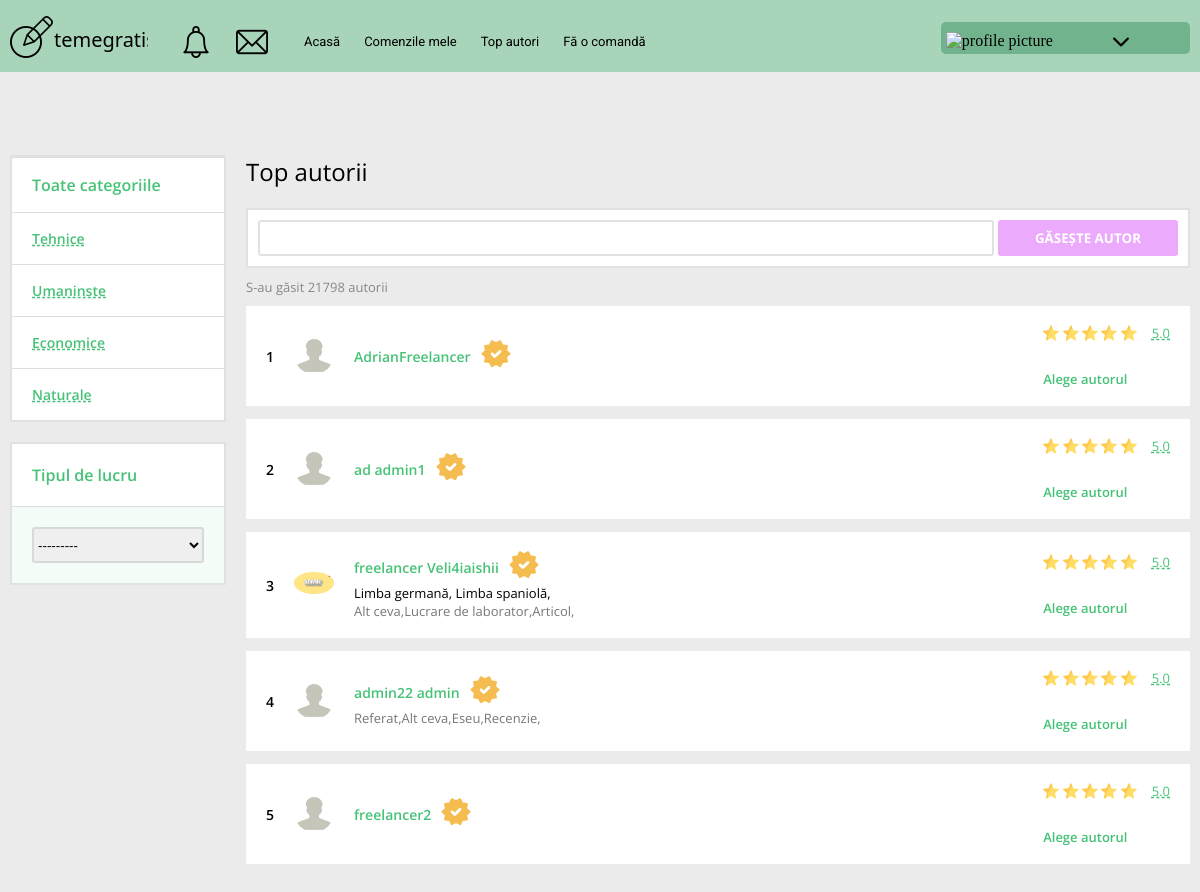
Screenshot of /freelancers/ (signed in) with the database file from the repository.
### core/models.py (models this page shows, shortened)
class Work_Category(models.Model):
    name = models.CharField(max_length=40, null=True)
    def __str__(self):
        return self.name

class Work_Type(models.Model):
    name = models.CharField(max_length=40, null=True)
    def __str__(self):
        return self.name

class Freelancer(models.Model):
    LEARNING_STATE = [
        ('Student', 'Student'),
        ('Absolvent', 'Absolvent'),
        ('Profesor', 'Profesor')
    ]
    ACADEMIC_DEGREES = [
        ('Nici una', 'Nici una'),
        ('Doctor', 'Doctor'),
        ('Doctorat', 'Doctorat')
    ]
    ACADEMIC_TITLES = [
        ('Fără rang', 'Fără rang'),
        ('Docent', 'Docent'),
        ('Profesor', 'Profesor')
    ]
    profile_pic = models.ImageField(
        default='default-user.jpg', upload_to=get_user_image_folder, null=True, blank=True)
    user = models.OneToOneField(
        User, null=True, blank=True, on_delete=models.CASCADE)
    first_name = models.CharField(max_length=20)
    last_name = models.CharField(max_length=20)
    nickname = models.CharField(max_length=20)
    email = models.EmailField(max_length=30)
    date_of_birth = models.DateField(
        verbose_name='Date of Birth', null=True, blank=True)
    country = CountryField()
    state = models.CharField(max_length=20)
    address = models.CharField(max_length=20)
    password = models.CharField(max_length=30)
    views = models.IntegerField(default=0)
    short_description = models.CharField(max_length=70, null=True, blank=True)
    description = models.CharField(max_length=240, null=True, blank=True)
    educational_institution = models.CharField(
        max_length=70, null=True, blank=True)
    faculty = models.CharField(max_length=70, null=True, blank=True)
    specialty = models.CharField(max_length=70, null=True, blank=True)
    status = models.CharField(
        max_length=10, choices=LEARNING_STATE, default='Student', null=True, blank=True)
    year_of_learning_end = models.DateField(blank=True, null=True,
                                            verbose_name='Year of learning end')
    academic_degree = models.CharField(
        max_length=15, choices=ACADEMIC_DEGREES, default='Nici una', null=True, blank=True)
    academic_title = models.CharField(
        max_length=10, choices=ACADEMIC_TITLES, default='Fără rang', null=True, blank=True)
    desertation_topic = models.CharField(max_length=70, null=True, blank=True)
    additional_education = models.CharField(
        max_length=1000, null=True, blank=True)
    video_consultation = models.BooleanField(
        default=False, null=True, blank=True)
    work_type = models.ManyToManyField(Work_Type)
    work_category = models.ManyToManyField(Work_Category)
    languages = models.ManyToManyField(Language)
    lessons = models.ManyToManyField(Lesson)

class Lesson(models.Model):
    name = models.CharField(max_length=40, null=True)
    work_category = models.ManyToManyField(Work_Category)
    def __str__(self):
        return self.name

### core/decorators.py (the view)
        def wrapper_function(request, *args, **kwargs):
            group = None
            if request.user.groups.exists():
                group = request.user.groups.all()[0].name
            if group in allowed_roles:
                return view_func(request, *args, **kwargs)
            else:
                return HttpResponse('You are not authoried to view this page')
            return view_func(request, *args, **kwargs)

### core/views.py (called while the page is built)
@ login_required(login_url='login_page')
@ allowed_users(allowed_roles=['clients'])
def freelancers(request):
    freelancers = Freelancer.objects.all()
    freelancers_filter = FreelancersFileter(request.GET, queryset=freelancers)
    freelancers = freelancers_filter.qs
    context = {
        'freelancers': freelancers,
        'freelancers_filter': freelancers_filter
    }
    return render(request, 'core/freelancers.html', context)

### core/templates/core/freelancers.html (shortened to what this page needs)
{% extends 'core/base.html' %}
{% load static %}
{% block content %}
<div class="freelancers">
  <div class="freelancers__sidebar">
    <form class="freelancers__work-category" method="GET">
      <ul class="freelancers__categories">
        <li class="freelancers__category_all">Toate categoriile</li>
        {{ freelancers_filter.form.work_category }}
      </ul>
    </form>
    <div class="freelancers__work-type">
      <div class="freelancers__type">Tipul de lucru</div>
      <form class="freelancers__types" method="GET">
        <select name="work_type" onChange="this.form.submit();">
          {% for field in freelancers_filter.form.work_type %}
          <option value="">{{ field }}</option>
          {% endfor %}
        </select>
      </form>
    </div>
  </div>
  <div class="freelancers__main">
    <div class="freelancers__title">Top autorii</div>
    <form class="freelancers__search" method="get">
      {{ freelancers_filter.form.first_name }}
      <button class="btn">Găsește autor</button>
    </form>
    <div class="freelancers__found">S-au găsit 21798 autorii</div>
    <div class="freelancers__results">
      {% for freelancer in freelancers %}
      <div class="freelancers__freelancer freelancer">
        <div class="freelancer__info">
          <div class="freelancer__nr">{{ forloop.counter }}</div>
          <a href="{% url 'freelancer_page' freelancer.id  %}" class="freelancer__img">
            <img src="{% static 'images/' freelancer.id %}{{ freelancer.profile_pic }}" alt="user">
          </a>
          <div class="freelancer__text">
            <div class="freelancer__header">
              <a href="{% url 'freelancer_page' freelancer.id  %}" class="freelancer__name">{{ freelancer.first_name }} {{ freelancer.last_name }}</a>
              <div class="freelancer__verified">
              </div>
            </div>
            <div class="freelancer__body">
              <span class="freelancer__lessons">
                {% for lessons in freelancer.lessons.all %}
                <span>{{ lessons }},</span>
                {% endfor %}
              </span>
              <div class="freelancer__work-type">
              {% for work in freelancer.work_type.all %}
                <span>{{ work }},</span>
              {% endfor %}
              </div>
            </div>
          </div>
        </div>
        <div class="freelancer__choose">
          <div class="freelancer__rating">
            <div class="freelancer__starts">
              <img src="{% static 'images/star.png' %}" alt="star">
              <img src="{% static 'images/star.png' %}" alt="star">
              <img src="{% static 'images/star.png' %}" alt="star">
              <img src="{% static 'images/star.png' %}" alt="star">
              <img src="{% static 'images/star.png' %}" alt="star">
            </div>
            <div class="freelancer__rating-nr">5.0</div>
          </div>
          <form class="freelancer__choose-this">
            <a href="">Alege autorul</a>
          </form>
        </div>
        </div>
        {% endfor %}
      </div>
    </div>
  </div>
</div>
{% endblock %}

### temegratis/static/css/style.css (style rules this page uses)
* { margin: 0; padding: 0; -webkit-box-sizing: border-box; box-sizing: border-box; }
body { background-color: #ebebeb; }
a { text-decoration: none; color: black; }
.btn { margin: 20px 0px 0px 0px; width: 180px; height: 40px; text-transform: uppercase; color: #fff; font-family: 'Open Sans', sans-serif; text-align: center; border-radius: 3px; outline: none; border: none; font-weight: bold; -webkit-transition: all .1s ease-in-out; -o-transition: all .1s ease-in-out; transition: all .1s ease-in-out; background: #ebaafc; cursor: pointer; }

### core/templates/core/freelancers.html (style rules this page uses)
.freelancers { display: grid; grid-template-columns: 20% 80%; }
.freelancers__sidebar { font-family: 'Open Sans', sans-serif; margin: 0px 20px 0px 0px; font-weight: 600; }
.freelancers__work-category, .freelancers__work-type { background: #fff; margin: 0px 0px 20px 0px; border: 2px solid #e1e1e1; }
.freelancers__categories { list-style : none; }
.freelancers__category, .freelancers__categories li { list-style : none; font-size: 14px; padding: 16px 20px; border-top: 1px solid #ddd; color: #46c277; position: relative; }
.freelancers__category label, .freelancers__categories li label { text-decoration: dashed underline; }
.freelancers__category_all { padding: 20px; font-size: 16px !important; }
.freelancers__work-type { color: #46c277; }
.freelancers__type { padding: 20px; font-size: 16px; font-weight: 600; }
.freelancers__types { background-color: #F3FCF6; border-top: 1px solid #ddd; display: flex; justify-content: center; align-items: center; padding: 20px; font-weight: 600; }
.freelancers__types select { cursor: pointer; width: 180px; height: 36px; line-height: 33px; border: 2px solid #d9d9d9; border-radius: 3px; }
.freelancers__title { margin: 0px 0px 20px 0px; font-weight: 400; font-size: 24px; font-family: 'Open Sans', sans-serif; }
.freelancers__search { background: #fff; width: 100%; margin: 0px 0px 10px 0px; border: 2px solid #e1e1e1; max-height: 60px; display: flex; justify-content: space-between; align-items: center; padding: 10px; }
.freelancers__search input { width: 80%; height: 36px; border: 2px solid #e1e1e1; border-radius: 3px; font-size: 14px; padding: 0px 10px; }
.freelancers__search button { margin: 0px 0px 0px 0px; max-height: 36px; }
.freelancers__found { margin: 0px 0px 10px 0px; font-size: 13px; color: #888; font-family: 'Open Sans', sans-serif; }
.freelancers__freelancer { background: #fff; margin: 0px 0px 13px 0px; font-size: 13px; font-family: 'Open Sans', sans-serif; padding: 18px 20px; display: flex; justify-content: space-between; align-items: center; }
.freelancer__info { display: flex; justify-content: center; align-items: center; font-size: 14px; }
.freelancer__nr { font-weight: 600; margin: 0px 20px 0px 0px; }
.freelancer__img img { max-width: 40px; max-height: 40px; border-radius: 50%; margin: 0px 20px 0px 0px; }
.freelancer__header { display: flex; align-items: center; }
.freelancer__name { font-weight: 600; margin: 0px 10px 0px 0px; color: #46c277; }
.freelancer__body { display: flex; flex-direction: column; font-size: 13px; }
.freelancer__work-type { color: #777; display: flex; }
.freelancer__choose { display: flex; flex-direction: column; }
.freelancer__rating { display: flex; align-items: center; margin: 0px 0px 25px 0px; justify-content: center; }
.freelancer__starts { margin: 0px 15px 0px 0px; }
.freelancer__rating-nr { color: #46c277; text-decoration: dashed underline; margin: 0px 0px 3px 0px; }
.freelancer__choose-this { font-weight: 600; }
.freelancer__choose-this a { color: #46c277; }

### rows the page displays
Work_Category: form.work_category "Tehnice Umaninste Economice Naturale"
Work_Type: work_type "---------"
Freelancer: profile_pic (placeholder picture), first_name "AdrianFreelancer"
Freelancer: profile_pic (placeholder picture), first_name "ad", last_name "admin1"
Freelancer: profile_pic (picture), first_name "freelancer", last_name "Veli4iaishii"
Lesson: name "Limba germană"
Lesson: name "Limba spaniolă"
Work_Type: name "Alt ceva"
Work_Type: name "Lucrare de laborator"
Work_Type: name "Articol"
Freelancer: profile_pic (placeholder picture), first_name "admin22", last_name "admin"
Work_Type: name "Referat"
Work_Type: name "Eseu"
Work_Type: name "Recenzie"
Freelancer: profile_pic (placeholder picture), first_name "freelancer2"
